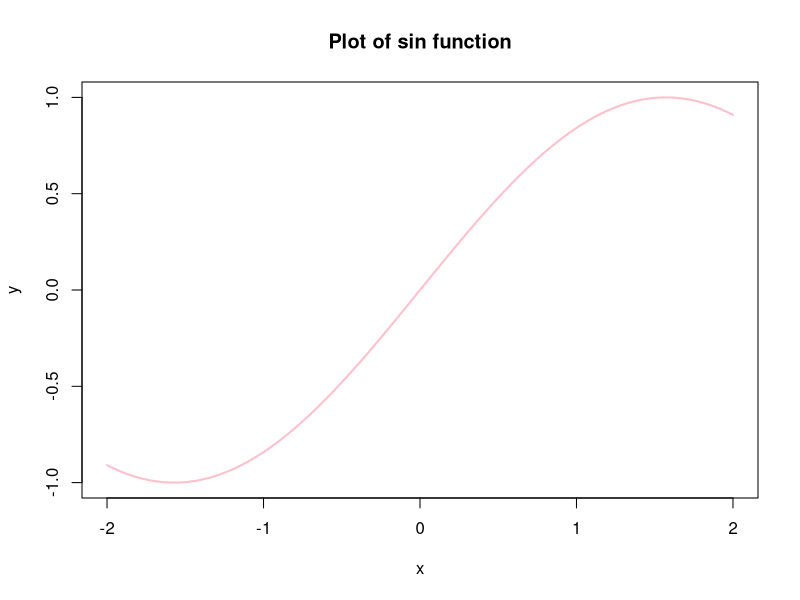
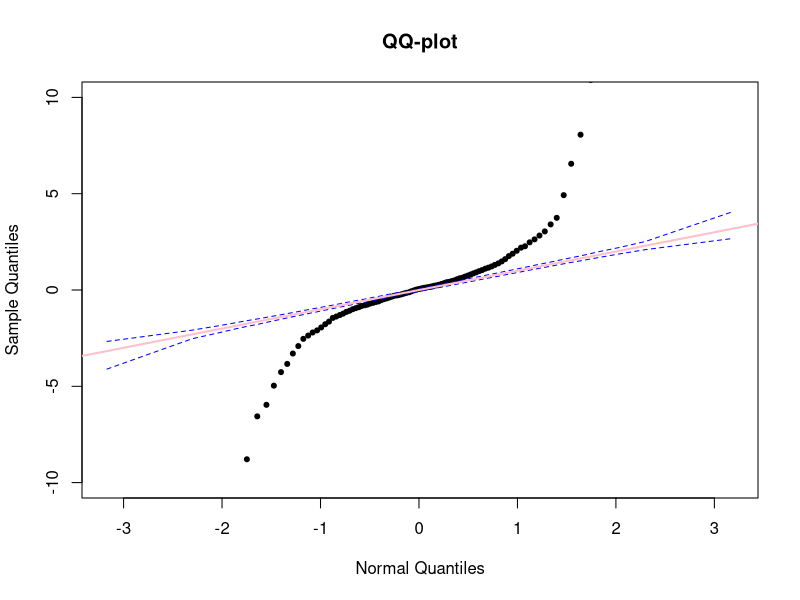
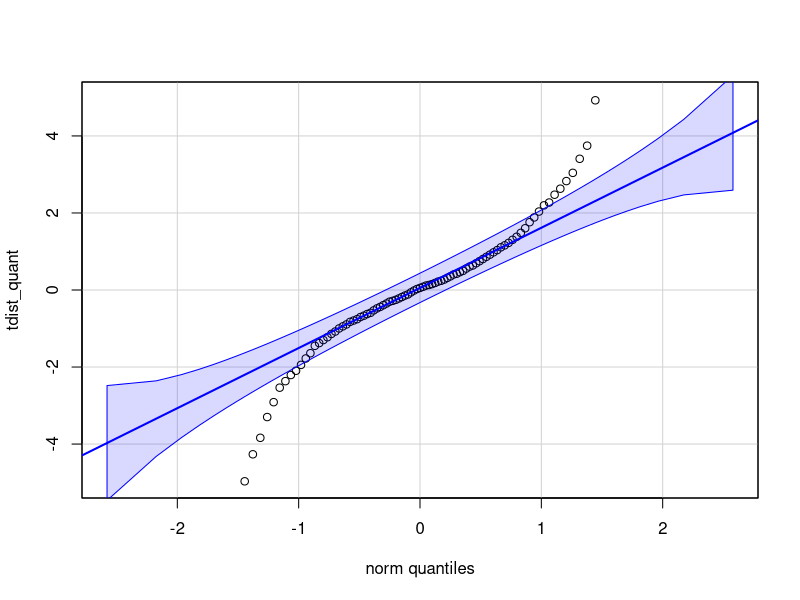

The R script that drew these images, in order:
## ---- chunk 1
##Question One: SSE

stackloss
y<- stackloss$stack.loss
x <- stackloss$Air.Flow

SSE <- function(p,x,y){ #p is a parameter vector that stores all of the B values
  beta0 <- p[1]
  beta1 <- p[2]
  
  pred <- beta0 + beta1*x #this is y in the sse equation
  ss <- sum((y - pred)^2)
  return (ss)
  
}

lm(stack.loss ~ Air.Flow, data = stackloss)
SSE(c(-44,1), x=x, y=y) #The -44 and 1 is the B values provided by p

## ---- chunk 2
##Generate values from a a pmf

set.seed(1)
y <- runif(1000) #Generate 1000 random vals from a uniform dist

assign_uni <- ifelse(y < 0.2, "a", 
                     ifelse(y >= 0.2 & y < 0.7, "b",
                            "c"
                            ))

table(assign_uni) #Returns a count of a, b and c.
## ---- chunk 3
data_sim <- rpois(1000, 0.2) #generate 1000 numbers from rpois, simulation function
pois_val2 <- dpois(data_sim, 0.2) #returns the probabilities 

#Calculate the Likelihood - by taking product of all pois2_val
poi_likelihood <- function(lambda, data){
  likelihood_calc <- prod(data)
  #prod(dpois(pois_val2, lambda=lambda))
  
}

print(poi_likelihood(lambda = 2, data = pois_val2)) #Ask is this correct
## ---- chunk 4
x <- seq(-2,2, length.out = 100)
y <- sin(x)

plot(x, y, type = "l", col = "pink", lwd = 2, main = "Plot of sin function")
 #plots line on the plot of sin
## ---- chunk 5
#Generate 1000 random values from a tdist and a norm
t_dist <- rt(1000,1)
#norm_dist <- rnorm(1000)

prob_seq <- seq(0, 1, 0.01)

tdist_quant <- quantile(t_dist, probs = prob_seq) 
#norm_dist_quants <- quantile(norm_dist, probs = prob_seq)

#Use Bootstrapping to simulate 1000 norms
B <- 1000
norm_quants <- replicate(B, {
  norm_dist <- rnorm(1000)
  quantile(norm_dist, probs = prob_seq)
})


upper <- apply(norm_quants,1, quantile, probs = 0.025)
lower <- apply(norm_quants,1, quantile, probs = 0.975)
norm_med <- apply(norm_quants,1,quantile, probs = 0.50)

#Calculate quantiles for normal distribution, plot against tdistribution
#How to find quantiles 
plot(norm_med, tdist_quant, main = "QQ-plot",
     xlab = "Normal Quantiles", ylab = "Sample Quantiles",
     ylim = c(-10, 10), pch = 20)

lines(norm_med, lower, col = "blue", lty = 2)
lines(norm_med, upper, col = "blue", lty = 2)
abline(0,1,col= "pink", lwd=2)
## ---- chunk 6
#Test this way
library(car)
qqPlot(tdist_quant, envelope = 0.95, ylim = c(-5,5))
